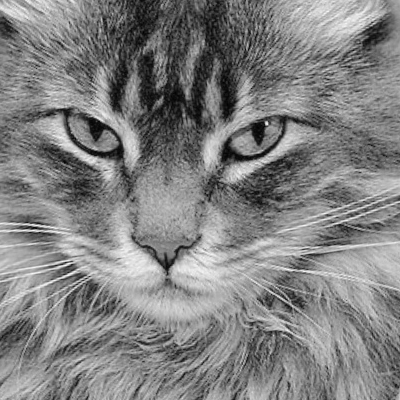
%> input picture gato0.jpg, 400 x 400 px
$ octave Proyecto1.m   (GNU Octave 9; MATLAB toolbox functions it lacks are replaced by stand-ins)
%> lines starting %> are read from the running program, lines starting %| are printed output that depends on the picture; long printed decimals are rounded
clc;
clear;

% Cargamos las imagenes
im0 = im2double(imread('gato0.jpg'));
%> im0: size 400x400 double; min 0, max 0.988, mean 0.508
im1 = im2double(imread('gato1.jpg'));
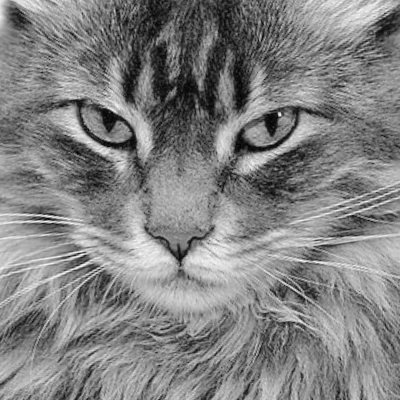
%> input picture gato1.jpg, 400 x 400 px
%> im1: size 400x400 double; min 0, max 0.984, mean 0.51

% Crear el filtro
S=fspecial('gaussian',9,2);

% Obtenemos detalle im0
Is=imfilter(im0,S,'replicate');
det0=im0-Is;
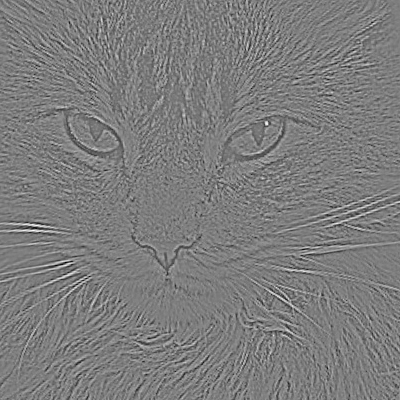
%> det0: size 400x400 double; min -0.468, max 0.484, mean -6.37e-06; drawn with min black and max white

% Obtenemos detalle im1
Is=imfilter(im1,S,'replicate');
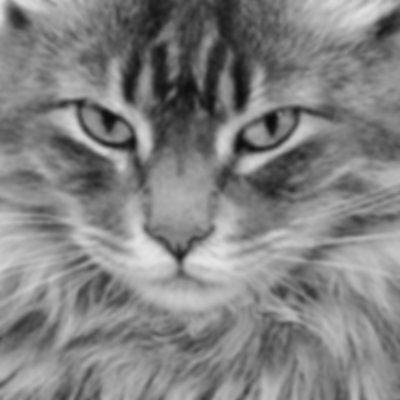
%> Is: size 400x400 double; min 0.0464, max 0.896, mean 0.51
det1=im1-Is;
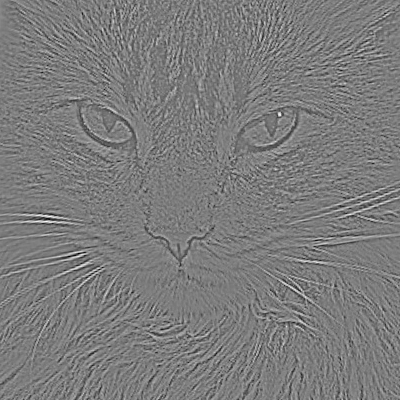
%> det1: size 400x400 double; min -0.465, max 0.488, mean -2.03e-06; drawn with min black and max white

% Extraemos subimagen de det0 y det1
OY=90; OX=300; R=10;
T0=det0(OY+(-R:R),OX+(-R:R));
T1=det1(OY+(-R:R),OX+(-R:R));
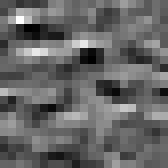
%> T1: size 21x21 double (shown 8 times larger); min -0.155, max 0.234, mean 0.00101; drawn with min black and max white

% Calculamos correlaci髇
C=imfilter(T0,T1);
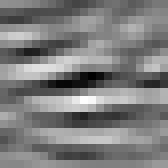
%> C: size 21x21 double (shown 8 times larger); min -0.465, max 0.48, mean -0.00039; drawn with min black and max white

%Pintamos correlaci髇 en superficie 2D
figure,surf(C),title('Correlaci髇')
%> after `title('Correlaci髇')`:
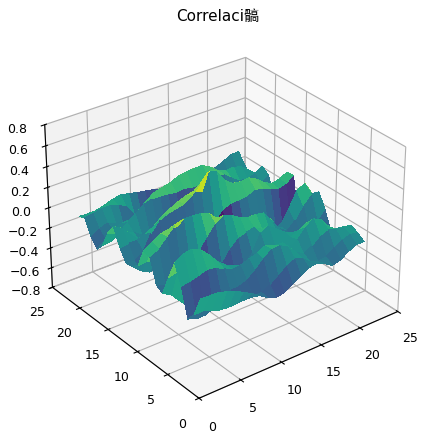
%> figure redrawn from the program's plot data

% Calculamos dx & dy
[M,pos]=max(C(:)); [i,j]=ind2sub(size(C),pos);
%> after `[M,pos]=max(C(:))`: M = 0.48; pos = 223
%> after `[i,j]=ind2sub(size(C),pos)`: i = 13; j = 11
% i = 35;
% j = 13;
dy = i-(R+1);
%> dy = 2
dx = j-(R+1);
%> dx = 0
fprintf('dy = %f\ndx = %f\n',dy,dx);
%| dy = 2.000
%| dx = 0
